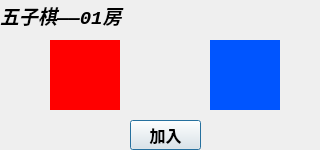
<?xml version="1.0" encoding="UTF-8"?>
<ui version="4.0">
 <class>RoomItem</class>
 <widget class="QDialog" name="RoomItem">
  <property name="geometry">
   <rect>
    <x>0</x>
    <y>0</y>
    <width>320</width>
    <height>150</height>
   </rect>
  </property>
  <property name="minimumSize">
   <size>
    <width>320</width>
    <height>150</height>
   </size>
  </property>
  <property name="maximumSize">
   <size>
    <width>320</width>
    <height>150</height>
   </size>
  </property>
  <property name="windowTitle">
   <string>Dialog</string>
  </property>
  <property name="autoFillBackground">
   <bool>false</bool>
  </property>
  <property name="styleSheet">
   <string notr="true">
background-image: url(:/images/fiveinLine.jpg);</string>
  </property>
  <widget class="QPushButton" name="pb_join">
   <property name="geometry">
    <rect>
     <x>130</x>
     <y>120</y>
     <width>71</width>
     <height>30</height>
    </rect>
   </property>
   <property name="minimumSize">
    <size>
     <width>71</width>
     <height>30</height>
    </size>
   </property>
   <property name="maximumSize">
    <size>
     <width>71</width>
     <height>30</height>
    </size>
   </property>
   <property name="font">
    <font>
     <family>幼圆</family>
     <pointsize>12</pointsize>
     <bold>true</bold>
    </font>
   </property>
   <property name="text">
    <string>加入</string>
   </property>
  </widget>
  <widget class="QLabel" name="lb_title">
   <property name="geometry">
    <rect>
     <x>0</x>
     <y>0</y>
     <width>320</width>
     <height>30</height>
    </rect>
   </property>
   <property name="minimumSize">
    <size>
     <width>320</width>
     <height>30</height>
    </size>
   </property>
   <property name="maximumSize">
    <size>
     <width>320</width>
     <height>30</height>
    </size>
   </property>
   <property name="font">
    <font>
     <family>Consolas</family>
     <pointsize>14</pointsize>
     <italic>true</italic>
     <bold>true</bold>
    </font>
   </property>
   <property name="text">
    <string>五子棋——01房</string>
   </property>
  </widget>
  <widget class="QLabel" name="lb_player1">
   <property name="geometry">
    <rect>
     <x>50</x>
     <y>40</y>
     <width>70</width>
     <height>70</height>
    </rect>
   </property>
   <property name="styleSheet">
    <string notr="true">background-color: rgb(255, 0, 0);
</string>
   </property>
   <property name="text">
    <string/>
   </property>
   <property name="pixmap">
    <pixmap resource="resource.qrc">:/Resource2/icon/slotwait.jpg</pixmap>
   </property>
   <property name="scaledContents">
    <bool>true</bool>
   </property>
  </widget>
  <widget class="QLabel" name="lb_player2">
   <property name="geometry">
    <rect>
     <x>210</x>
     <y>40</y>
     <width>70</width>
     <height>70</height>
    </rect>
   </property>
   <property name="styleSheet">
    <string notr="true">background-color: rgb(0, 85, 255);

</string>
   </property>
   <property name="text">
    <string/>
   </property>
   <property name="pixmap">
    <pixmap resource="resource.qrc">:/Resource2/icon/slotwait.jpg</pixmap>
   </property>
   <property name="scaledContents">
    <bool>true</bool>
   </property>
  </widget>
 </widget>
 <resources>
  <include location="resource.qrc"/>
 </resources>
 <connections/>
</ui>
